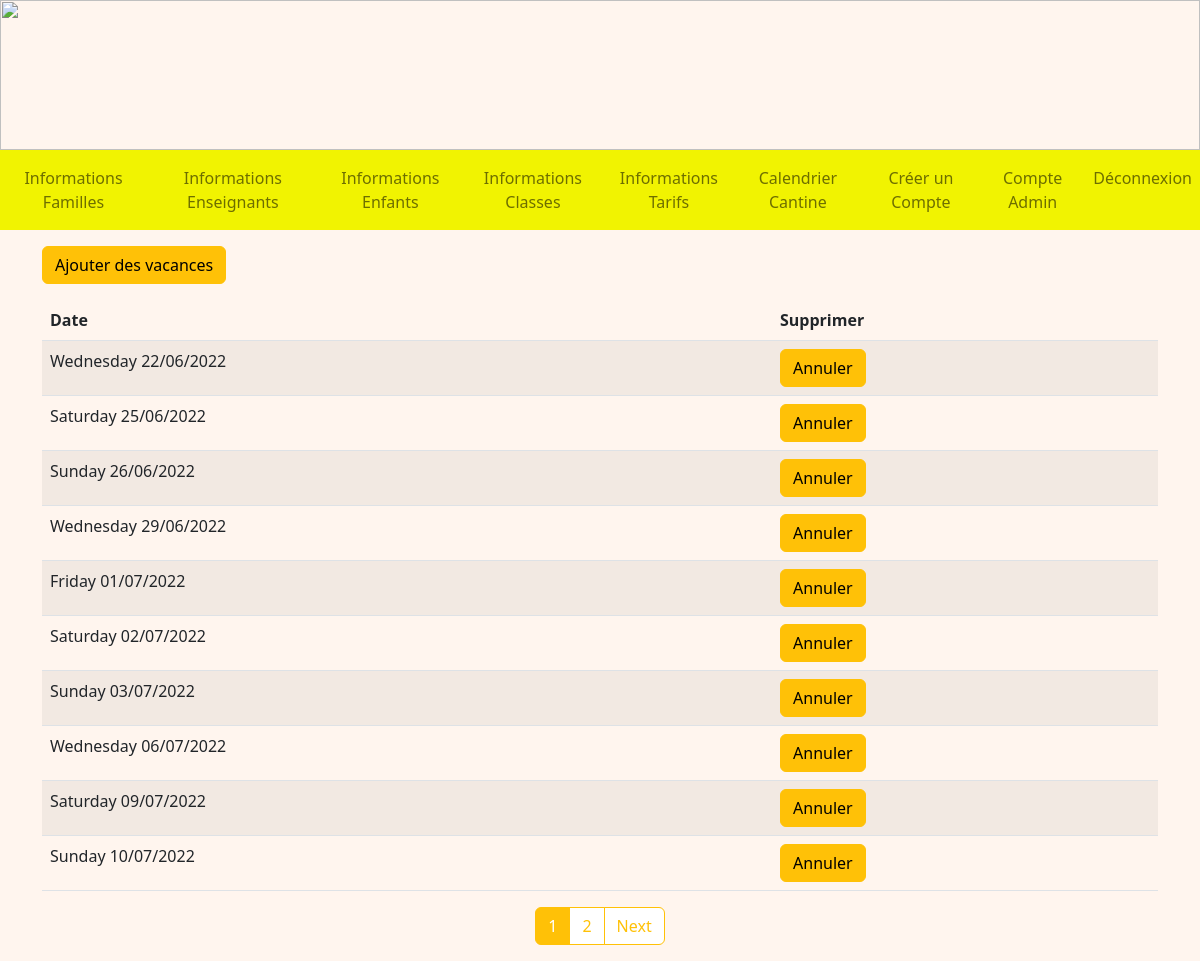
/calendrier (signed in), run on the app's committed database.
### tables this page shows
CREATE TABLE Conge (
  date_conge date PRIMARY KEY
);

### admin.py (the view)
@app.route('/calendrier', methods=['GET', 'POST'])
@login_required
def calendrier():
    db = get_db()
    cur = db.cursor()
    user = cur.execute("SELECT type_compte FROM Compte WHERE identifiant = ?", (flask_login.current_user.name, )).fetchone()
    if user[0] == 'Admin':
        page_size = 10
        page = int(request.args.get('page', '1'))
        now = choixDate().strftime('%Y-%m-%d')
        conges = cur.execute("SELECT * FROM Conge WHERE date_conge >= ? ORDER BY date_conge", (now, )).fetchall()
        date = []
        db.commit()
        for conge in conges:
            date.append(datetime.datetime.strptime(conge[0], '%Y-%m-%d').strftime('%A %d/%m/%Y'))
        page_total = int(len(conges)/page_size) + 1
        return render_template('A_calendrier.html', conges = conges[((page-1) * page_size) : (page * page_size)], date = date, list_of_page = range(1, page_total + 1), page_total = page_total, page = page)
    if user[0] == 'Enseignant':
        return redirect(url_for('accueilEnseignant'))
    return redirect(url_for('accueil'))

### main.py (called while the page is built)
@login_manager.user_loader
def load_user(user_id):
    db = get_db()
    cur = db.cursor()
    user = cur.execute('SELECT identifiant, mot_de_passe FROM Compte WHERE identifiant=?', (user_id, )).fetchone()
    return User(user[0], user[1])

def get_db():
    if 'db' not in g:
        g.db = sqlite3.connect(DATABASE)
    return g.db

@app.teardown_appcontext
def close_connection(exception):
    db = g.pop('db', None)
    if db is not None:
        db.close()

def choixDate():
    return datetime.datetime.today()

### templates/A_calendrier.html (shortened to what this page needs)
<!DOCTYPE html>
<html>
  <head>
    {% extends "A_layout.html" %}
    {% block content %}
    <div class="container mt-3">
      <a href="/ajoutVacances" class="btn btn-warning">Ajouter des vacances</a>
      <table class="table table-striped mt-3">
        <thead>
          <tr>
            <th scope="col">Date</th>
            <th scope="col">Supprimer</th>
          </tr>
        </thead>
        <tbody>
          {% set i = namespace (index = 0) %} {% for conge in conges %}
          <tr>
            <td>{{ date[i.index] }}</td>
            <td>
              <a
                class="btn btn-warning"
                href="/annuleVacances/{{ conge[0] }}"
                onclick="if (confirm('Voulez-vous vraiment annuler le jour de congés ?')) commentDelete(1); return false"
                >Annuler</a
              >
            </td>
          </tr>
          {% set i.index = i.index + 1 %} {% endfor %}
        </tbody>
      </table>
      <nav aria-label="Page navigation">
        <ul class="pagination justify-content-center">
           {% for page_number in list_of_page %} {% if page_number ==
          page %}
          <li class="page-item active">
            <a
              class="page-link link-warning mb-3"
              href="/calendrier?page={{ page_number }}"
              >{{ page_number }}</a
            >
          </li>
          {% else %}
          <li class="page-item">
            <a
              class="page-link link-warning mb-3"
              href="/calendrier?page={{ page_number }}"
              >{{ page_number }}</a
            >
          </li>
          {% endif %} {% endfor %} {% if page < page_total %}
          <li class="page-item">
            <a
              class="page-link link-warning mb-3"
              href="/calendrier?page={{ page + 1 }}"
              >Next</a
            >
          </li>
          {% endif %}
        </ul>
      </nav>
    </div>
    {% endblock %}

### static/css/main.css (style rules this page uses)
body { background-repeat: no-repeat; background-color:rgb(265,245,238); height: 110px; margin: 0px; }
.page-item.active .page-link { color: #fff !important; background: #ffc107 !important; }
.page-item:last-child, .page-item:first-child, .page-link { border-color : #ffc107 !important; }

### data on the page
Conge: index "Wednesday 22/06/2022"
Conge: index "Saturday 25/06/2022"
Conge: index "Sunday 26/06/2022"
Conge: index "Wednesday 29/06/2022"
Conge: index "Friday 01/07/2022"
Conge: index "Saturday 02/07/2022"
Conge: index "Sunday 03/07/2022"
Conge: index "Wednesday 06/07/2022"
Conge: index "Saturday 09/07/2022"
Conge: index "Sunday 10/07/2022"

### other printed values
{{ page_number }} "1"
{{ page_number }} "2"
